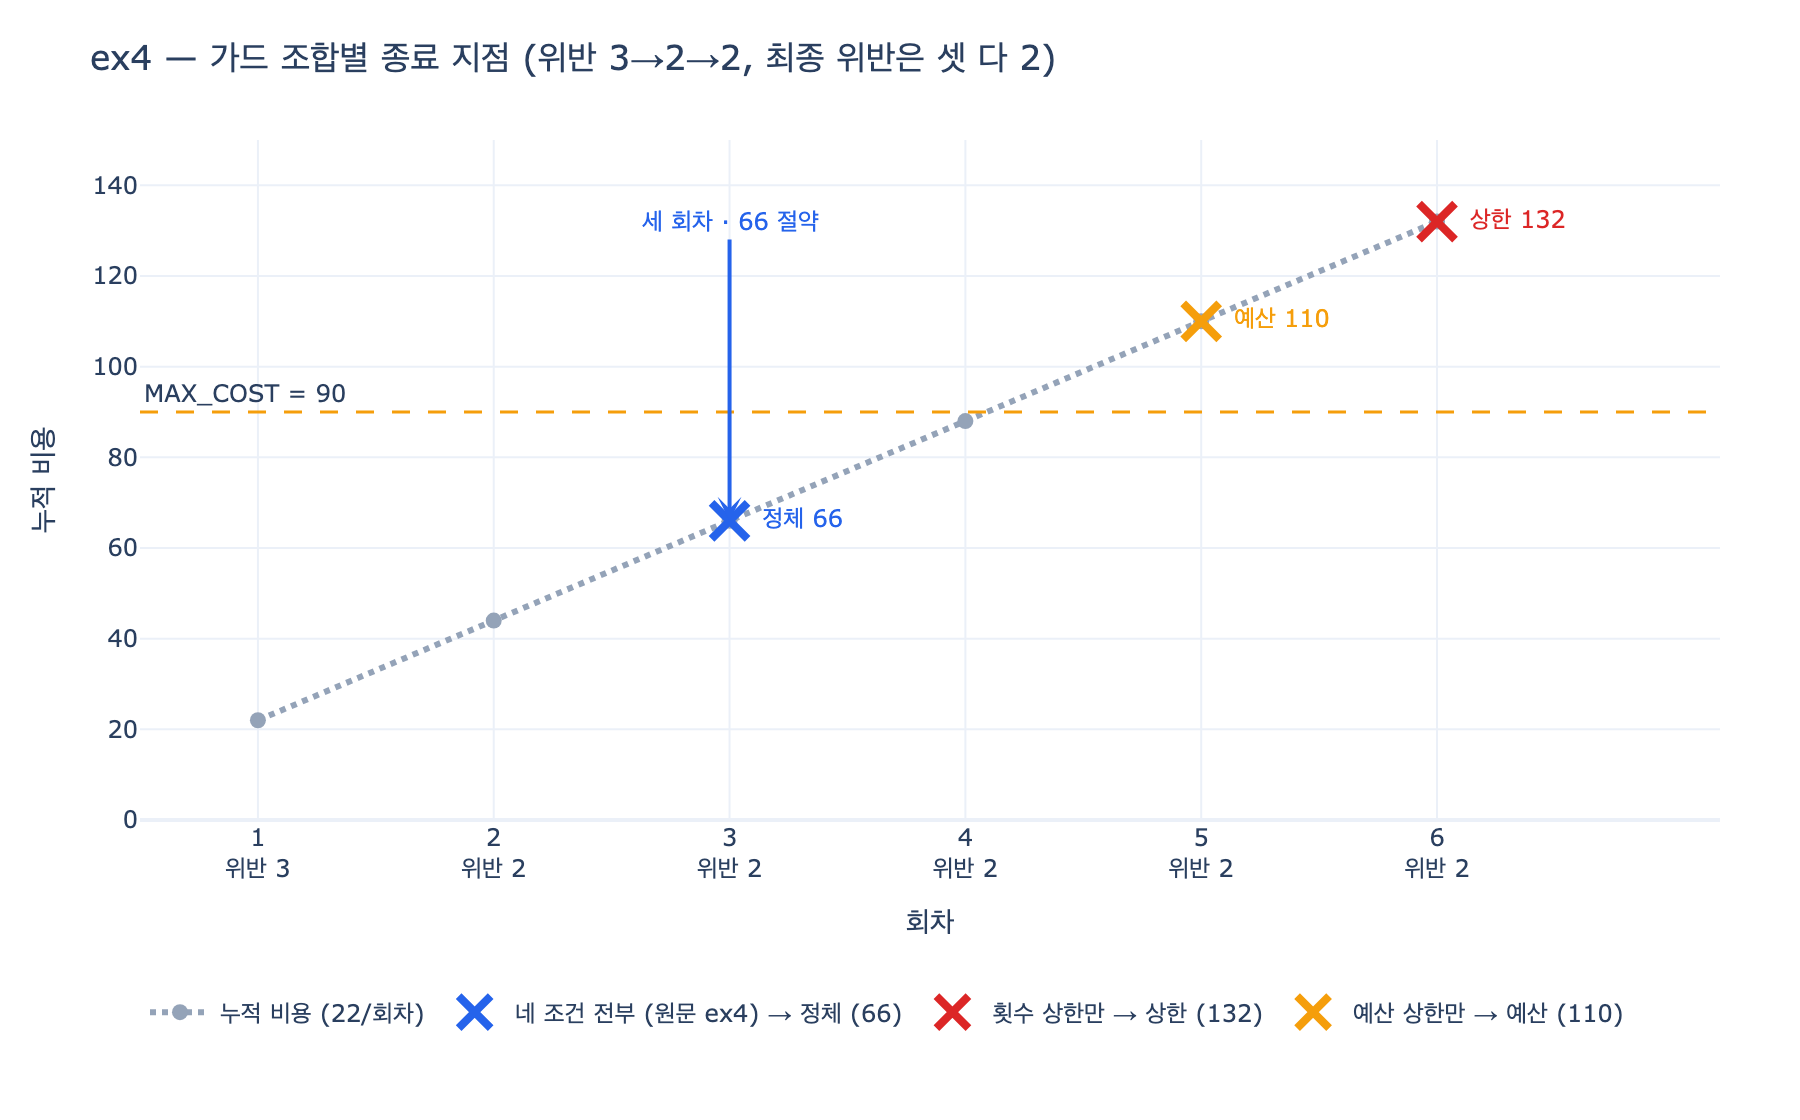

Reproduce this figure in Python.
# %% [markdown]
# # ex4의 루프는 왜 '정체'로 끝났고 무엇을 아꼈는가
#
# 20장 `ex4_generator_critic.py`는 생성-검증 루프에 **네 가지 종료 조건**을 다 붙인다.
#
# | 상수 | 값 | 의미 |
# |---|---|---|
# | `MAX_ROUNDS` | 6 | 횟수 상한 |
# | `MAX_COST` | 90.0 | 예산 상한 |
# | `STALL_LIMIT` | 2 | 몇 번 연속 안 나아지면 정체로 볼까 |
# | 회차당 비용 | 22.0 | `generate`가 매 회차 더하는 값 |
#
# `generate`는 `rounds < 2`일 때만 섹션을 하나씩 채운다. 즉 **3회차부터는 산출물이
# 더 나아지지 않는다.** 이것이 실무에서 흔한 「모델이 더 못 고치는」 상황의 축약이다.
#
# 위반 건수를 $v_t$, 정체 창을 $w = \text{STALL\_LIMIT}+1 = 3$이라 하면 정체 판정은
#
# $$ \text{stalled}(t) = \big[\,|v_{1:t}| \ge w \,\big] \wedge \Big[\, v_t \ge \min(v_{t-w+1},\dots,v_{t-1}) \,\Big] $$
#
# **같음도 정체로 본다.** 나빠지는 것만 잡으면 이미 늦기 때문이다.

# %%
import plotly.graph_objects as go


def _show(fig):
    try:
        from IPython import get_ipython
        if get_ipython() is not None:
            fig.show()
    except ImportError:
        pass


REQUIRED = ["## 개요", "## 원인", "## 조치", "## 재발 방지"]
MAX_ROUNDS, MAX_COST, STALL_LIMIT = 6, 90.0, 2
COST_PER_ROUND = 22.0

print(f"필수 섹션 {len(REQUIRED)}개, 상한 = 횟수 {MAX_ROUNDS} / 예산 {MAX_COST:.0f} / 정체 {STALL_LIMIT}")
# 출력: 필수 섹션 4개, 상한 = 횟수 6 / 예산 90 / 정체 2

# %% [markdown]
# ## 1. ex4의 생성-검증을 그대로 축약 재현
#
# LangGraph 노드 세 개(`generate`, `critic`, `route`)를 순수 함수로 옮겼다.
# 그래프 배선만 뺐을 뿐 판정 로직은 원문과 동일하다.

# %%
def generate(text: str, rounds: int) -> str:
    """원문 generate. rounds < 2 일 때만 섹션을 하나 더 채운다."""
    have = [x for x in REQUIRED if x in text]
    if rounds < 2:
        have = REQUIRED[: len(have) + 1]
    return "\n\n".join(f"{x}\n내용" for x in have)


def critic(text: str) -> list:
    """원문 critic. 빠진 섹션 목록 = 위반."""
    return [x for x in REQUIRED if x not in text]


def stalled(scores: list) -> bool:
    """원문 stalled. 최근 STALL_LIMIT+1 개가 나아지지 않았나. 같음도 정체."""
    n = STALL_LIMIT + 1
    if len(scores) < n:
        return False
    w = scores[-n:]
    return w[-1] >= min(w[:-1])


# 회차를 하나씩 손으로 돌려 본다 (가드는 아직 안 건다)
text, rounds, cost, scores, trace = "", 0, 0.0, [], []
for _ in range(MAX_ROUNDS):
    text = generate(text, rounds)
    rounds, cost = rounds + 1, cost + COST_PER_ROUND
    miss = critic(text)
    scores.append(len(miss))
    trace.append((rounds, len([x for x in REQUIRED if x in text]), cost, len(miss), stalled(scores)))

print(f"{'회차':>4} {'섹션':>4} {'누적비용':>8} {'위반':>4} {'정체판정':>8}")
for r, sec, c, v, st in trace:
    print(f"{r:>4} {sec:>4} {c:>8.0f} {v:>4} {'예' if st else '아니오':>8}")
# 출력:   회차   섹션     누적비용   위반     정체판정
# 출력:    1    1       22    3      아니오
# 출력:    2    2       44    2      아니오
# 출력:    3    2       66    2        예
# 출력:    4    2       88    2        예
# 출력:    5    2      110    2        예
# 출력:    6    2      132    2        예

# %% [markdown]
# 위반이 **3 → 2 → 2**로 가고 3회차에서 처음 정체가 잡힌다.
# 창 $[3, 2, 2]$에서 $\min(3,2)=2$이고 마지막 값도 $2 \ge 2$이므로 「나아지지 않음」이다.
#
# ## 2. 가드 조합별로 언제 끝나는가
#
# 원문 `route`의 우선순위는 `성공 → 상한 → 예산 → 정체`다. 이 순서를 그대로 두고
# **어떤 가드를 켜느냐**만 바꿔 세 조합을 비교한다.

# %%
def run(use_rounds: bool, use_cost: bool, use_stall: bool):
    text, rounds, cost, scores = "", 0, 0.0, []
    while True:
        text = generate(text, rounds)
        rounds, cost = rounds + 1, cost + COST_PER_ROUND
        miss = critic(text)
        scores.append(len(miss))
        if not miss:
            return "성공", rounds, cost, scores
        if use_rounds and rounds >= MAX_ROUNDS:
            return "상한", rounds, cost, scores
        if use_cost and cost >= MAX_COST:
            return "예산", rounds, cost, scores
        if use_stall and stalled(scores):
            return "정체", rounds, cost, scores
        if rounds >= 20:                      # 안전망 (가드가 하나도 없을 때)
            return "안전망", rounds, cost, scores


COMBOS = [
    ("네 조건 전부 (원문 ex4)", True, True, True),
    ("횟수 상한만",             True, False, False),
    ("예산 상한만",             False, True, False),
]

results = []
for name, ur, uc, us in COMBOS:
    why, r, c, sc = run(ur, uc, us)
    results.append((name, why, r, c, sc[-1]))

print(f"{'가드 조합':<22} {'끝난 이유':<8} {'회차':>4} {'누적비용':>8} {'최종위반':>8}")
print("-" * 56)
for name, why, r, c, v in results:
    print(f"{name:<22} {why:<8} {r:>4} {c:>8.0f} {v:>8}")
# 출력: 가드 조합                  끝난 이유       회차     누적비용     최종위반
# 출력: --------------------------------------------------------
# 출력: 네 조건 전부 (원문 ex4)     정체          3       66        2
# 출력: 횟수 상한만                상한          6      132        2
# 출력: 예산 상한만                예산          5      110        2

# %% [markdown]
# **세 조합 모두 최종 위반은 2로 똑같다.** 더 돌려도 결과가 나아지지 않았다는 뜻이다.
# 달라지는 건 오직 「얼마를 쓰고 멈췄나」다.
#
# $$ \Delta_{\text{절약}} = 132 - 66 = 66 \quad (\text{6회차} - \text{3회차} = \text{세 회차}) $$
#
# 절약률은 $66/132 = 50\%$. 예산 상한만 둔 경우와 비교해도 $110 - 66 = 44$를 아꼈다.

# %%
saved_rounds = results[1][2] - results[0][2]
saved_cost = results[1][3] - results[0][3]
print(f"횟수 상한만 대비: {saved_rounds}회차 / {saved_cost:.0f} 절약 ({saved_cost / results[1][3]:.0%})")
print(f"예산 상한만 대비: {results[2][2] - results[0][2]}회차 / {results[2][3] - results[0][3]:.0f} 절약")
# 출력: 횟수 상한만 대비: 3회차 / 66 절약 (50%)
# 출력: 예산 상한만 대비: 2회차 / 44 절약

# %% [markdown]
# ## 3. 누적 비용 곡선과 종료 지점
#
# 누적 비용은 $c(t) = 22t$인 직선이다. 가드가 하는 일은 이 직선을 **어디서 자르느냐**뿐이다.

# %%
xs = [t for t in range(1, MAX_ROUNDS + 1)]
ys = [COST_PER_ROUND * t for t in xs]
viol = [3, 2, 2, 2, 2, 2]

fig = go.Figure()
fig.add_trace(go.Scatter(
    x=xs, y=ys, mode="lines+markers", name="누적 비용 (22/회차)",
    line=dict(color="#94a3b8", width=3, dash="dot"),
    marker=dict(size=8, color="#94a3b8"),
    hovertemplate="%{x}회차 · 누적 %{y:.0f}<extra></extra>",
))
fig.add_hline(y=MAX_COST, line=dict(color="#f59e0b", width=1.5, dash="dash"),
              annotation_text="MAX_COST = 90", annotation_position="top left")

COLORS = {"정체": "#2563eb", "상한": "#dc2626", "예산": "#f59e0b"}
for name, why, r, c, v in results:
    fig.add_trace(go.Scatter(
        x=[r], y=[c], mode="markers+text", name=f"{name} → {why} ({c:.0f})",
        marker=dict(size=18, symbol="x-thin", line=dict(width=4, color=COLORS[why]), color=COLORS[why]),
        text=[f" {why} {c:.0f}"], textposition="middle right",
        textfont=dict(size=12, color=COLORS[why]),
        hovertemplate=f"{name}<br>{r}회차 · {c:.0f} · 위반 {v}<extra></extra>",
    ))

fig.add_annotation(x=3, y=66, ax=3, ay=132, xref="x", yref="y", axref="x", ayref="y",
                   showarrow=True, arrowhead=3, arrowwidth=2, arrowcolor="#2563eb",
                   text="세 회차 · 66 절약", font=dict(size=12, color="#2563eb"))

fig.update_layout(
    title="ex4 — 가드 조합별 종료 지점 (위반 3→2→2, 최종 위반은 셋 다 2)",
    xaxis=dict(title="회차", dtick=1, range=[0.5, 7.2],
               ticktext=[f"{t}<br>위반 {v}" for t, v in zip(xs, viol)], tickvals=xs),
    yaxis=dict(title="누적 비용", range=[0, 150]),
    template="plotly_white", width=900, height=560,
    margin=dict(b=150, l=70, r=40, t=70),
    legend=dict(orientation="h", yanchor="top", y=-0.24, x=0),
)
_show(fig)
fig.write_image("expy.png", scale=2)
print("expy.png 저장 완료")
# 출력: expy.png 저장 완료

# %% [markdown]
# ## 정리
#
# - **왜 정체로 끝났나** — 위반이 3→2→2로 가며 3회차에 마지막 값이 창의 최솟값보다
#   줄지 않았다. `route`의 우선순위상 상한(3<6)과 예산(66<90)에 안 걸린 채 정체가 잡혔다.
# - **무엇을 아꼈나** — 횟수 상한만 있었다면 6회차까지 돌아 **132**를 썼다.
#   실제로는 3회차 **66**에서 끝났으니 **세 회차, 비용 66**을 아꼈다.
# - **왜 이유를 남기나** — 「상한」은 더 돌리면 될 수도 있다는 뜻이고 「정체」는 더 돌려도
#   안 된다는 뜻이다. 대응이 다르므로 불리언 하나로는 이 구분이 안 된다.
